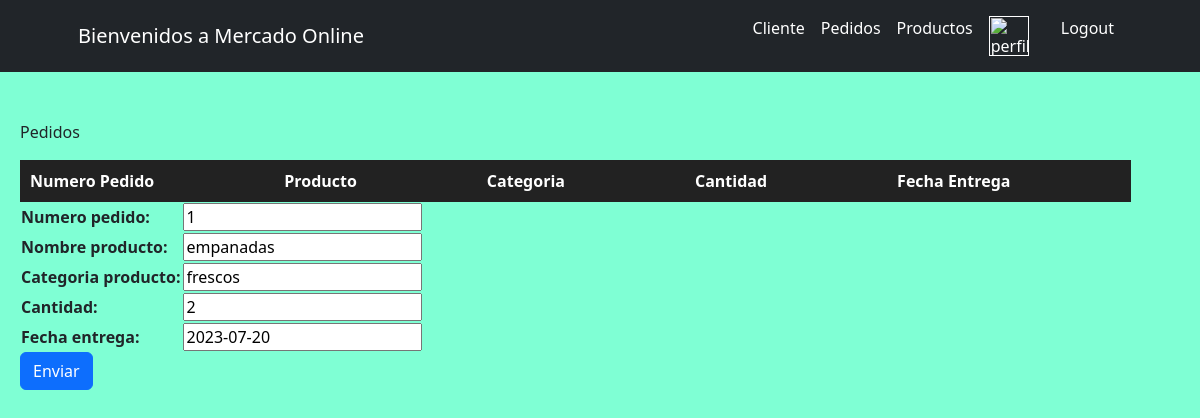
/MercadoApp/editarPedido/1, run on the app's committed database.
### MercadoApp/models.py (models this page shows)
class Pedidos(models.Model):
    numero_pedido = models.IntegerField()
    nombre_producto = models.CharField(max_length=50)
    categoria_producto = models.CharField(max_length=50)
    cantidad = models.IntegerField()
    fecha_entrega = models.DateField()

### MercadoApp/views.py (the view)
# urls.py: path("editarPedido/<numero_pedido>", editarPedido, name="editarPedido"),
def editarPedido(request, numero_pedido):
    avatar = getavatar(request)
    pedido = Pedidos.objects.get(numero_pedido= numero_pedido)
    if request.method == "POST" :#validar si es un pedido valido
        miFormulario = formPedidoFormulario(request.POST)
        if miFormulario.is_valid:
            data = miFormulario.cleaned_data
            pedido.numero_pedido = data["numero_pedido"]
            pedido.nombre_producto = data["nombre_producto"]
            pedido.categoria_producto = data["categoria_producto"]
            pedido.cantidad = data["cantidad"]
            pedido.fecha_entrega = data["fecha_entrega"]
            pedido.save()
            miFormulario = formPedidoFormulario()
            Pedido = Pedidos.objects.all()
            return render(request, "MercadoApp/pedidosFormulario.html", {"miFormulario":miFormulario, "Pedidos": Pedido, "avatar":avatar})
    else:
        miFormulario = formPedidoFormulario(initial={"numero_pedido":pedido.numero_pedido, "nombre_producto": pedido.nombre_producto, "categoria_producto": pedido.categoria_producto, "cantidad":pedido.cantidad, "fecha_entrega": pedido.fecha_entrega})
    return render(request, "MercadoApp/editarPedido.html", {"miFormulario":miFormulario, "pedido":numero_pedido, "avatar":avatar})

### MercadoApp/forms.py
class formPedidoFormulario(forms.Form):
    numero_pedido = forms.IntegerField()
    nombre_producto = forms.CharField()
    categoria_producto = forms.CharField()
    cantidad = forms.IntegerField()
    fecha_entrega = forms.DateField()

### MercadoApp/views.py (called while the page is built)
def getavatar(request):
    avatar = Avatar.objects.filter(user=request.user.id) #filter, va a buscar algo especifico, va a traer el avatar que le pertenece a ese usuario
    try:
        avatar= avatar[0].image.url # y lo trae como imagen y lo guarda en una variable
    except:
        avatar = None
    return avatar

### MercadoApp/templates/MercadoApp/editarPedido.html (shortened to what this page needs)
<div>
    {% extends "MercadoApp/Pedidos.html" %}
    {% load static %}
        {% block pedidosFormulario %}
        <form action="/MercadoApp/editarPedido/{{pedido.numero_pedido}}" method="post"> {% csrf_token %}
            <table>
                {{ miFormulario.as_table }}
            </table>
            <input class="btn btn-primary" type="submit" value="Enviar"><a href="{% url 'pedidosFormulario' %}"></a>
        </form>
        {% endblock %}

### MercadoApp/static/MercadoApp/css/Jime.css (style rules this page uses)
body { background-color: aquamarine !important; }

### data on the page
Pedidos: numero_pedido "1", nombre_producto "empanadas", categoria_producto "frescos", cantidad "2", fecha_entrega "2023-07-20"
